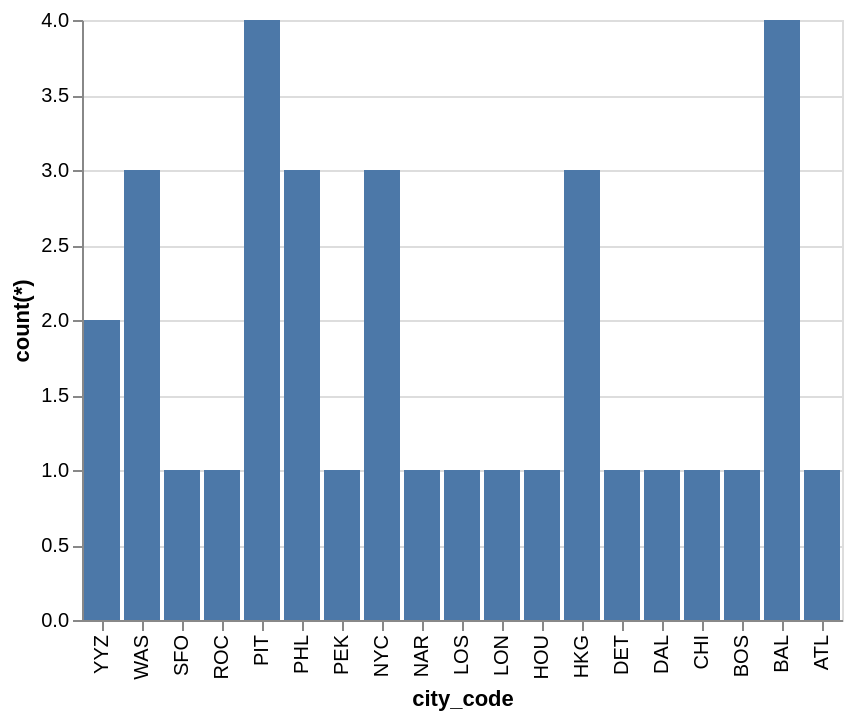

Describe this chart as a Vega-Lite specification.
### Vega-Lite specification from a JSON file in a GitHub repository (floating-point values rounded to 4 significant figures)
{"data": {"values": [{"x_data": "YYZ", "y_data": 2}, {"x_data": "WAS", "y_data": 3}, {"x_data": "SFO", "y_data": 1}, {"x_data": "ROC", "y_data": 1}, {"x_data": "PIT", "y_data": 4}, {"x_data": "PHL", "y_data": 3}, {"x_data": "PEK", "y_data": 1}, {"x_data": "NYC", "y_data": 3}, {"x_data": "NAR", "y_data": 1}, {"x_data": "LOS", "y_data": 1}, {"x_data": "LON", "y_data": 1}, {"x_data": "HOU", "y_data": 1}, {"x_data": "HKG", "y_data": 3}, {"x_data": "DET", "y_data": 1}, {"x_data": "DAL", "y_data": 1}, {"x_data": "CHI", "y_data": 1}, {"x_data": "BOS", "y_data": 1}, {"x_data": "BAL", "y_data": 4}, {"x_data": "ATL", "y_data": 1}]}, "mark": "bar", "encoding": {"x": {"field": "x_data", "type": "nominal", "title": "city_code", "sort": "descending"}, "y": {"field": "y_data", "type": "quantitative", "title": "count(*)"}}}
